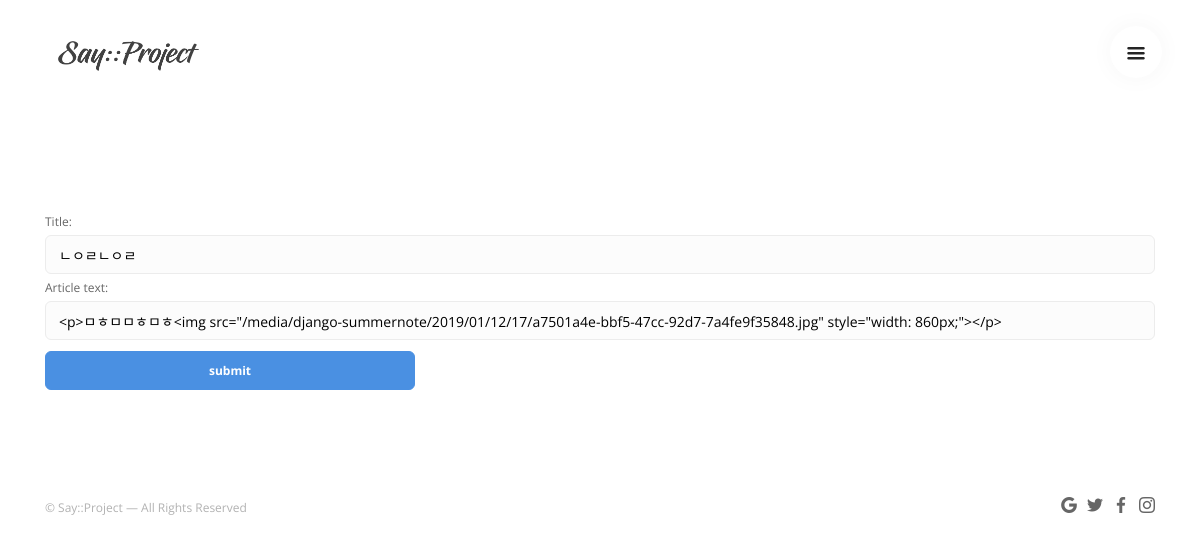
Page /edit/77 (signed in) on the committed database.
### boards/models.py (models this page shows)
class Article(models.Model):
    title = models.CharField(max_length=200)
    article_text = models.TextField()
    created_at = models.DateTimeField('Date published')
    edited_at = models.DateTimeField('Latest edited date', auto_now=True)
    image = models.CharField(max_length=200, null=True)
    writer = models.ForeignKey(User, on_delete=models.CASCADE)
    comment_count = models.IntegerField(default=0)
    likes = models.IntegerField(default=0)
    shared = models.IntegerField(default=0)
    upvote = models.IntegerField(default=0)
    downvote = models.IntegerField(default=0)
    published = models.BooleanField(default=False)
    activated = models.BooleanField(default=False)
    class Meta:
        ordering = ['created_at']

### boards/views.py (the view, shortened to what this page needs)
# urls.py: path('edit/<int:article_id>', views.board_edit, name='board_edit'),
def board_edit(request, article_id):
    user = get_user(request)
    A = get_object_or_404(Article, pk=article_id)
    if request.method == "GET":
        if user.is_authenticated:
            if A.writer_id == user.id:
                form = BasicForm(initial={'title':A.title,
                                          'article_text': A.article_text,
                                          })
                return render(request, 'boards/board_edit.html', {'article_edit': A,
                                                                  'form': form,
                                                                  })

### boards/form.py
class BasicForm(forms.Form):
    title = forms.CharField(max_length=200)
    article_text = forms.CharField(widget=SummernoteWidget())
    def __init__(self, *args, **kwargs):
        initial_arguments = kwargs.get('initial', None)
        updated_initial = {}
        if initial_arguments:
            updated_initial['title'] = initial_arguments.get('title', None)
            updated_initial['article_text'] = initial_arguments.get('article_text', None)
        updated_initial['comment'] = 'Please provide a comment'
        kwargs.update(initial=updated_initial)
        super(BasicForm, self).__init__(*args, **kwargs)

### boards/templates/boards/board_edit.html (shortened to what this page needs)
{% load static %}
<!doctype html>
<html lang="en">
    <head>
        <link href="{% static 'boards/css/stack-interface.css' %}" rel="stylesheet" type="text/css" media="all">
        <link href="{% static 'boards/css/socicon.css' %}" rel="stylesheet" type="text/css" media="all" />
        <link href="{% static 'boards/css/bootstrap.css' %}" rel="stylesheet" type="text/css" media="all" />
        <link href="{% static 'boards/css/stack-interface.css' %}" rel="stylesheet" type="text/css" media="all" />
        <link href="{% static 'boards/css/theme.css' %}" rel="stylesheet" type="text/css" media="all" />
        <link href="{% static 'boards/css/custom.css' %}" rel="stylesheet" type="text/css" media="all" />
    </head>
    <body data-smooth-scroll-offset="77">
        <div class="nav-container">
            <div>
                <nav class="bar bar-toggle">
                    <div class="container">
                        <div class="row align-items-center">
                            <div style="padding-left: 2em" class="col-6">
                                <div class="bar__module">
                                    <a href="{% url 'boards:board_index' %}"> <img class="logo logo-dark" alt="logo" src="{% static 'boards/img/logo-dark.png' %}"> </a>
                                </div>
                            </div>
                            <div class="col-6 d-flex justify-content-end">
                                <div class="bar__module">
                                    <a class="menu-toggle pull-right" href="#" data-notification-link="sidebar-menu"> <i class="stack-interface stack-menu"></i> </a>
                                </div>
                            </div>
                        </div>
                    </div>
                </nav>
            </div>
        </div>
        <div class="main-container">
            <section>
                <div class="container">
                    <form action="{% url 'boards:board_edit_fix' %}" method="post">
                        {{ form|safe }}
                        <button class="btn btn--primary pos-right col-md-4" type="submit">
                            submit
                        </button>
                    </form>
                </div>
            </section>
            <footer class="footer-7 text-center-xs">
                <div class="container">
                    <div class="row">
                        <div class="col-sm-6"> <span class="type--fine-print">©  Say::Project — All Rights Reserved</span>
                        </div>
                        <div class="col-sm-6 text-right text-center-xs">
                            <ul class="social-list list-inline">
                                <li><a href="#"><i class="socicon socicon-google icon icon--xs"></i></a></li>
                                <li><a href="#"><i class="socicon socicon-twitter icon icon--xs"></i></a></li>
                                <li><a href="#"><i class="socicon socicon-facebook icon icon--xs"></i></a></li>
                                <li><a href="#"><i class="socicon socicon-instagram icon icon--xs"></i></a></li>
                            </ul>
                        </div>
                    </div>
                </div>
            </footer>
        </div>
    </body>
</html>

### boards/static/boards/css/stack-interface.css (style rules this page uses)
[class^="stack-"]:before, [class*=" stack-"]:before { font-family: "stack-interface"; font-style: normal; font-weight: normal; speak: none; display: inline-block; text-decoration: inherit; width: 1em; margin-right: .2em; text-align: center; font-variant: normal; text-transform: none; line-height: 1em; margin-left: .2em; -webkit-font-smoothing: antialiased; -moz-osx-font-smoothing: grayscale; }
.stack-menu:before { content: '\e80e'; }

### boards/static/boards/css/custom.css (style rules this page uses)
.col-6, .col-md-4 { position: relative; width: 100%; min-height: 1px; padding-right: 5px; padding-left: 5px; }
.col-6, .col-md-4 { position: relative; width: 100%; min-height: 1px; padding-right: 8px; padding-left: 8px; }
.list-inline li:not(:last-child) { margin-right: 0.45714286em; }

### rows in the picture
Article: title "ㄴㅇㄹㄴㅇㄹ", article_text "<p>ㅁㅎㅁㅁㅎㅁㅎ<img src=\"/media/django-summernote/2019/01/12/17/a7501a4e-bbf5-47cc-92d7-7a4fe9f35848.jpg\" style=\"width: 860px;\"></p>"
